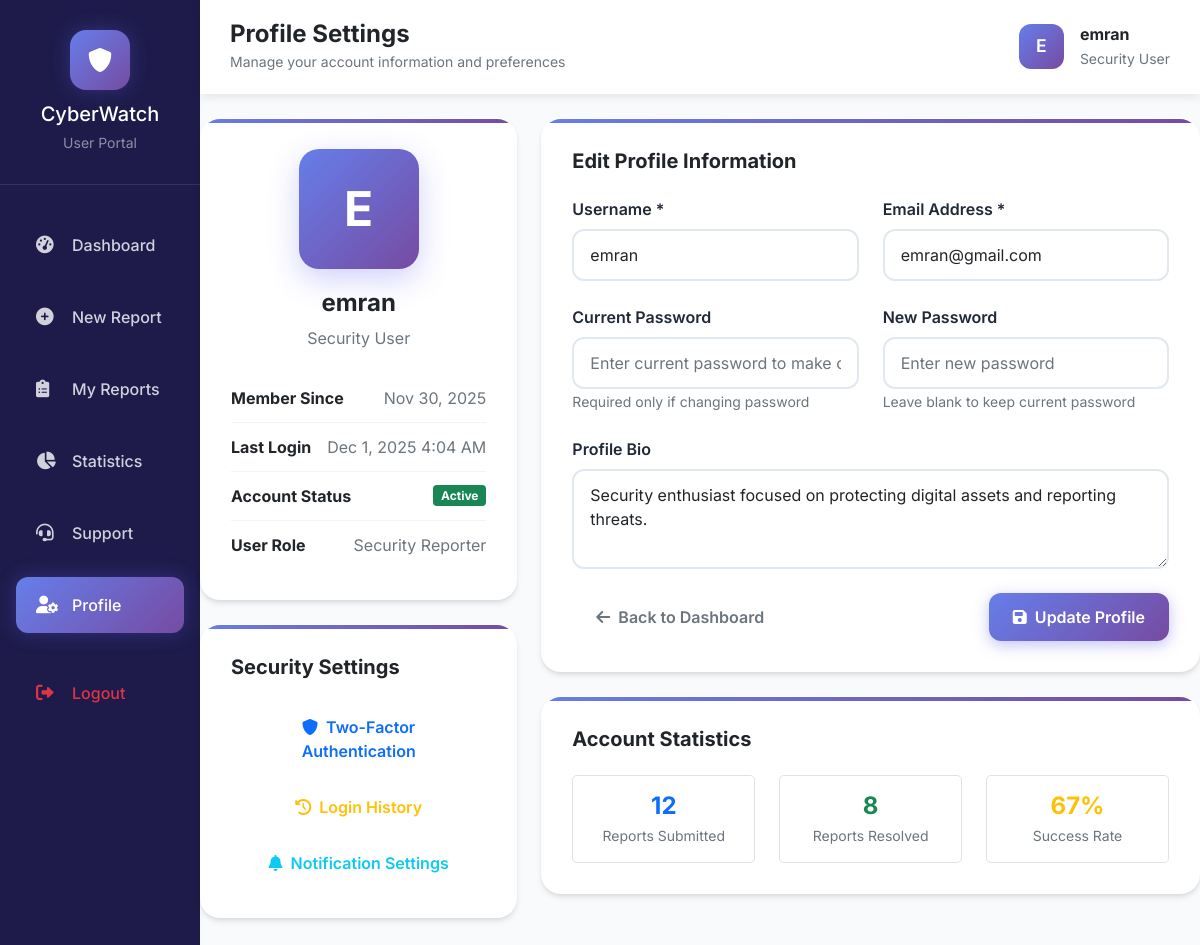
Screenshot of /profile.php (signed in) with the database file from the repository.
### tables this page shows
CREATE TABLE `users` (
  `id` int(11) NOT NULL,
  `username` varchar(100) NOT NULL,
  `email` varchar(255) DEFAULT NULL,
  `password` varchar(255) NOT NULL,
  `role` enum('user','moderator','admin') DEFAULT 'user',
  `status` enum('active','inactive','suspended') DEFAULT 'active',
  `last_login` timestamp NULL DEFAULT NULL,
  `created_at` timestamp NOT NULL DEFAULT current_timestamp(),
  `updated_at` timestamp NOT NULL DEFAULT current_timestamp() ON UPDATE current_timestamp(),
  `is_admin` tinyint(1) DEFAULT 0
);

### profile.php (the view, shortened to what this page needs)
<?php
require_once 'config.php';
$user_id = $_SESSION["id"];
$username = $_SESSION["username"];
$user_data = [];
$sql = "SELECT username, email, created_at, last_login, password FROM users WHERE id = ?";
if ($stmt = $conn->prepare($sql)) {
    $stmt->bind_param("i", $user_id);
    $stmt->execute();
    $result = $stmt->get_result();
    $user_data = $result->fetch_assoc();
}
?>
<!DOCTYPE html>
<html lang="en">
<head>
    <link href="https://cdn.jsdelivr.net/npm/bootstrap@5.1.3/dist/css/bootstrap.min.css" rel="stylesheet">
    <link href="https://cdnjs.cloudflare.com/ajax/libs/font-awesome/6.0.0/css/all.min.css" rel="stylesheet">
</head>
<body>
    <div class="container-fluid p-0">
        <div class="row g-0">
            <div class="col-lg-2 sidebar">
                <div class="sidebar-brand">
                    <div class="brand-icon">
                        <i class="fas fa-shield-alt"></i>
                    </div>
                    <h5 class="text-white mb-1">CyberWatch</h5>
                    <small class="text-white-50">User Portal</small>
                </div>
                <nav class="nav flex-column mt-4">
                    <div class="nav-item">
                        <a class="nav-link" href="dashboard.php">
                            <i class="fas fa-tachometer-alt"></i>
                            <span>Dashboard</span>
                        </a>
                    </div>
                    <div class="nav-item">
                        <a class="nav-link" href="report.php">
                            <i class="fas fa-plus-circle"></i>
                            <span>New Report</span>
                        </a>
                    </div>
                    <div class="nav-item">
                        <a class="nav-link" href="my_reports.php">
                            <i class="fas fa-clipboard-list"></i>
                            <span>My Reports</span>
                        </a>
                    </div>
                    <div class="nav-item">
                        <a class="nav-link" href="infographic.php">
                            <i class="fas fa-chart-pie"></i>
                            <span>Statistics</span>
                        </a>
                    </div>
                    <div class="nav-item">
                        <a class="nav-link" href="contact.php">
                            <i class="fas fa-headset"></i>
                            <span>Support</span>
                        </a>
                    </div>
                    <div class="nav-item">
                        <a class="nav-link active" href="profile.php">
                            <i class="fas fa-user-cog"></i>
                            <span>Profile</span>
                        </a>
                    </div>
                    <div class="nav-item mt-4">
                        <a class="nav-link text-danger" href="logout.php">
                            <i class="fas fa-sign-out-alt"></i>
                            <span>Logout</span>
                        </a>
                    </div>
                </nav>
            </div>
            <div class="col-lg-10 main-content">
                <nav class="top-bar">
                    <div class="d-flex justify-content-between align-items-center">
                        <div>
                            <h4 class="mb-0 text-dark fw-bold">Profile Settings</h4>
                            <small class="text-muted">Manage your account information and preferences</small>
                        </div>
                        <div class="d-flex align-items-center">
                            <div class="user-avatar me-3">
                                <?php echo strtoupper(substr($username, 0, 1)); ?>
                            </div>
                            <div>
                                <div class="fw-bold text-dark"><?php echo htmlspecialchars($username); ?></div>
                                <small class="text-muted">Security User</small>
                            </div>
                        </div>
                    </div>
                </nav>
                <div class="container-fluid py-4">
                    <div class="row">
                        <div class="col-lg-4 mb-4">
                            <div class="stat-card">
                                <div class="profile-avatar">
                                    <?php echo strtoupper(substr($user_data['username'], 0, 1)); ?>
                                </div>
                                <h4 class="text-center fw-bold mb-2"><?php echo htmlspecialchars($user_data['username']); ?></h4>
                                <p class="text-center text-muted mb-4">Security User</p>
                                <div class="info-item">
                                    <span class="fw-bold">Member Since</span>
                                    <span class="text-muted"><?php echo date('M j, Y', strtotime($user_data['created_at'])); ?></span>
                                </div>
                                <div class="info-item">
                                    <span class="fw-bold">Last Login</span>
                                    <span class="text-muted">
                                        <?php echo $user_data['last_login'] ? date('M j, Y g:i A', strtotime($user_data['last_login'])) : 'Never'; ?>
                                    </span>
                                </div>
                                <div class="info-item">
                                    <span class="fw-bold">Account Status</span>
                                    <span class="badge bg-success">Active</span>
                                </div>
                                <div class="info-item">
                                    <span class="fw-bold">User Role</span>
                                    <span class="text-muted">Security Reporter</span>
                                </div>
                            </div>
                            <div class="stat-card mt-4">
                                <h5 class="fw-bold mb-4">Security Settings</h5>
                                <div class="d-grid gap-2">
                                    <button class="btn btn-outline-primary">
                                        <i class="fas fa-shield-alt me-2"></i>Two-Factor Authentication
                                    </button>
                                    <button class="btn btn-outline-warning">
                                        <i class="fas fa-history me-2"></i>Login History
                                    </button>
                                    <button class="btn btn-outline-info">
                                        <i class="fas fa-bell me-2"></i>Notification Settings
                                    </button>
                                </div>
                            </div>
                        </div>
                        <div class="col-lg-8">
                            <div class="stat-card">
                                <h5 class="fw-bold mb-4">Edit Profile Information</h5>
                                <form action="<?php echo htmlspecialchars($_SERVER["PHP_SELF"]); ?>" method="post">
                                    <div class="row">
                                        <div class="col-md-6">
                                            <div class="form-group">
                                                <label class="form-label">Username *</label>
                                                <input type="text" name="username" class="form-control"
                                                       value="<?php echo htmlspecialchars($user_data['username']); ?>" required>
                                            </div>
                                        </div>
                                        <div class="col-md-6">
                                            <div class="form-group">
                                                <label class="form-label">Email Address *</label>
                                                <input type="email" name="email" class="form-control"
                                                       value="<?php echo htmlspecialchars($user_data['email']); ?>" required>
                                            </div>
                                        </div>
                                    </div>
                                    <div class="row">
                                        <div class="col-md-6">
                                            <div class="form-group">
                                                <label class="form-label">Current Password</label>
                                                <input type="password" name="current_password" class="form-control"
                                                       placeholder="Enter current password to make changes">
                                                <small class="text-muted">Required only if changing password</small>
                                            </div>
                                        </div>
                                        <div class="col-md-6">
                                            <div class="form-group">
                                                <label class="form-label">New Password</label>
                                                <input type="password" name="new_password" class="form-control"
                                                       placeholder="Enter new password">
                                                <small class="text-muted">Leave blank to keep current password</small>
                                            </div>
                                        </div>
                                    </div>
                                    <div class="form-group">
                                        <label class="form-label">Profile Bio</label>
                                        <textarea name="bio" class="form-control" rows="3"
                                                  placeholder="Tell us a bit about yourself...">Security enthusiast focused on protecting digital assets and reporting threats.</textarea>
                                    </div>
                                    <div class="d-flex justify-content-between align-items-center mt-4">
                                        <a href="dashboard.php" class="btn btn-outline-secondary">
                                            <i class="fas fa-arrow-left me-2"></i>Back to Dashboard
                                        </a>
                                        <button type="submit" class="btn btn-primary">
                                            <i class="fas fa-save me-2"></i>Update Profile
                                        </button>
                                    </div>
                                </form>
                            </div>
                            <div class="stat-card mt-4">
                                <h5 class="fw-bold mb-4">Account Statistics</h5>
                                <div class="row text-center">
                                    <div class="col-md-4">
                                        <div class="border rounded-3 p-3">
                                            <div class="h4 fw-bold text-primary mb-1">12</div>
                                            <div class="text-muted small">Reports Submitted</div>
                                        </div>
                                    </div>
                                    <div class="col-md-4">
                                        <div class="border rounded-3 p-3">
                                            <div class="h4 fw-bold text-success mb-1">8</div>
                                            <div class="text-muted small">Reports Resolved</div>
                                        </div>
                                    </div>
                                    <div class="col-md-4">
                                        <div class="border rounded-3 p-3">
                                            <div class="h4 fw-bold text-warning mb-1">67%</div>
                                            <div class="text-muted small">Success Rate</div>
                                        </div>
                                    </div>
                                </div>
                            </div>
                        </div>
                    </div>
                </div>
            </div>
        </div>
    </div>
</body>
</html>

### profile.php (style rules this page uses)
:root { --primary: #6366f1; --primary-dark: #4f46e5; --success: #10b981; --warning: #f59e0b; --danger: #ef4444; --info: #06b6d4; --dark: #1f2937; --light: #f8fafc; --gradient: linear-gradient(135deg, #667eea 0%, #764ba2 100%); --sidebar: #1e1b4b; --card-shadow: 0 4px 6px -1px rgba(0, 0, 0, 0.1), 0 2px 4px -1px rgba(0, 0, 0, 0.06); }
* { margin: 0; padding: 0; box-sizing: border-box; }
body { font-family: 'Inter', sans-serif; background: #f8fafc; min-height: 100vh; }
.sidebar { background: var(--sidebar); color: white; min-height: 100vh; padding: 0; }
.sidebar-brand { padding: 30px 20px; text-align: center; border-bottom: 1px solid rgba(255, 255, 255, 0.1); }
.brand-icon { width: 60px; height: 60px; background: var(--gradient); border-radius: 16px; display: flex; align-items: center; justify-content: center; margin: 0 auto 12px; font-size: 1.5rem; box-shadow: 0 0 20px rgba(99, 102, 241, 0.3); }
.nav-item { margin: 8px 16px; }
.nav-link { color: rgba(255, 255, 255, 0.8); padding: 16px 20px; border-radius: 12px; transition: all 0.3s ease; display: flex; align-items: center; font-weight: 500; text-decoration: none; }
.nav-link.active { background: var(--gradient); color: white; box-shadow: 0 0 20px rgba(99, 102, 241, 0.3); }
.nav-link i { width: 24px; margin-right: 12px; font-size: 1.1rem; }
.main-content { background: var(--light); min-height: 100vh; }
.top-bar { background: rgba(255, 255, 255, 0.95); border-bottom: 1px solid rgba(255, 255, 255, 0.2); padding: 20px 30px; box-shadow: 0 2px 10px rgba(0, 0, 0, 0.1); }
.user-avatar { width: 45px; height: 45px; border-radius: 12px; background: var(--gradient); display: flex; align-items: center; justify-content: center; color: white; font-weight: 600; font-size: 1.1rem; }
.stat-card { background: white; border-radius: 20px; padding: 30px; box-shadow: var(--card-shadow); border: 1px solid rgba(255, 255, 255, 0.2); transition: all 0.3s ease; position: relative; overflow: hidden; }
.stat-card::before { content: ''; position: absolute; top: 0; left: 0; width: 100%; height: 4px; background: var(--gradient); }
.btn { border-radius: 12px; padding: 12px 24px; font-weight: 600; border: none; transition: all 0.3s ease; }
.btn-primary { background: var(--gradient); box-shadow: 0 4px 15px rgba(99, 102, 241, 0.4); }
.profile-avatar { width: 120px; height: 120px; border-radius: 20px; background: var(--gradient); display: flex; align-items: center; justify-content: center; color: white; font-weight: 700; font-size: 3rem; margin: 0 auto 20px; box-shadow: 0 10px 30px rgba(99, 102, 241, 0.3); }
.form-group { margin-bottom: 24px; }
.form-label { font-weight: 600; color: var(--dark); margin-bottom: 8px; }
.form-control { border: 2px solid #e2e8f0; border-radius: 12px; padding: 12px 16px; font-size: 16px; transition: all 0.3s ease; }
.info-item { display: flex; justify-content: space-between; align-items: center; padding: 12px 0; border-bottom: 1px solid #f1f5f9; }
.info-item:last-child { border-bottom: none; }

### rows the page displays
users: username "E", username "emran", created_at "Nov 30, 2025", last_login "Dec 1, 2025 4:04 AM", email "emran@gmail.com"

### other values shown
substr($username, 0, 1) "E"
$username "emran"
